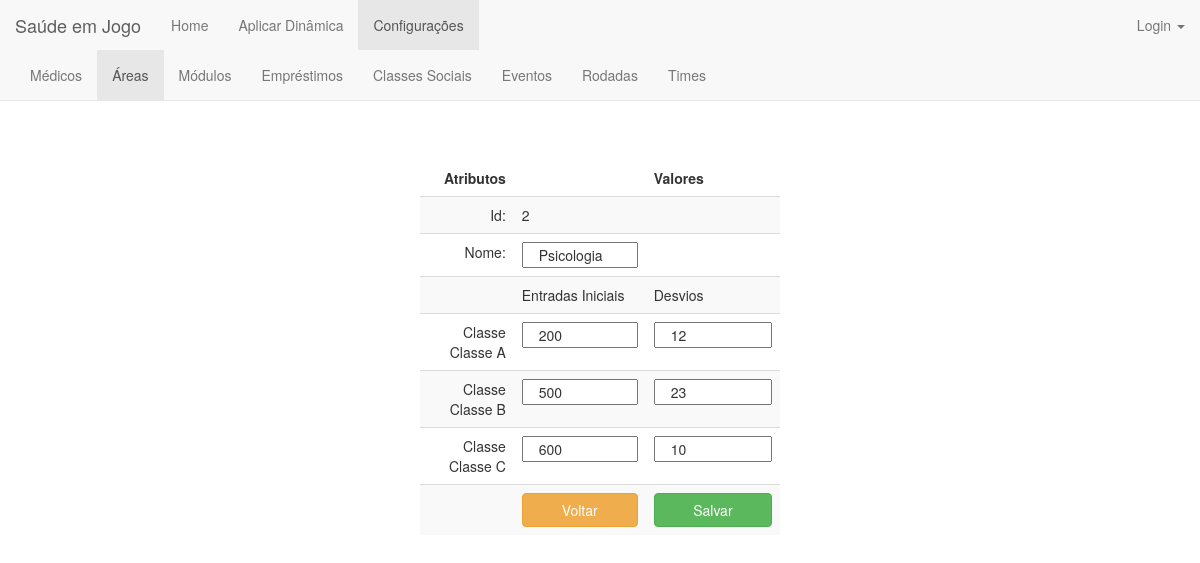
Screenshot of /area/edit/2/ with the database file from the repository.
### jogo/models.py (models this page shows, shortened)
class Area(models.Model):
    nome = models.CharField(max_length=200)

class Classe_Social(models.Model):
    classificacao = ((1, '1'), (2, '2'), (3, '3'))
    nome = models.CharField(max_length=200)
    preco_atendimento = models.FloatField(validators=[MinValueValidator(0.0)])
    nivel_especialidade = models.FloatField(validators=[MinValueValidator(0.0), MaxValueValidator(3.0)])
    nivel_tecnologia = models.FloatField(validators=[MinValueValidator(0.0), MaxValueValidator(3.0)])
    media_conforto = models.FloatField(validators=[MinValueValidator(0.0), MaxValueValidator(3.0)])
    velocidade_atendimento = models.FloatField(validators=[MinValueValidator(0.0), MaxValueValidator(3.0)])

class Area_Classe_Social(models.Model):
    area = models.ForeignKey(Area, on_delete=models.CASCADE)
    classe_social = models.ForeignKey(Classe_Social, on_delete=models.CASCADE)
    entrada = models.IntegerField(validators=[MinValueValidator(1)])
    desvios = models.IntegerField(validators=[MinValueValidator(0)])

### jogo/views.py (the view, shortened to what this page needs)
# urls.py: url(r'^area/edit/(?P<id>\d+)/$', views.area_edit, name='area_edit'),
def area_edit(request, id):
    area = get_object_or_404(Area, pk=id)
    form = Area_Form(instance=area)
    area_classe = Area_Classe_Social.objects.order_by('id')
    form_ac = []
    nomes = []
    for a in area_classe:
        if a.area_id == int(id):
            form_area_classesocial =  Area_Classe_Social_Form(instance=a)
            form_ac.append(form_area_classesocial)
    classes_sociais = Classe_Social.objects.order_by('id')
    for a in classes_sociais:
        nomes.append(a.nome)
    list = zip(form_ac, nomes)
    return render(request, 'area/area_edit.html', {'form': form, 'id': id, 'classes_sociais':classes_sociais,'list':list})

### jogo/forms.py
class Area_Form(forms.ModelForm):
    class Meta:
        model = Area
        fields = '__all__'
        widgets = {
            'nome': forms.TextInput(attrs={'class': 'col-xs-12'}),
        }
        error_messages = {
            'nome': {'max_length': "O campo Nome deve conter no máximo 200 caracteres.",
                     'required': "O campo Nome deve ser preenchido.",
                     },
        }

### jogo/templates/area/area_edit.html (shortened to what this page needs)
{% extends 'jogo/base_configuracoes.html' %}
{% block area %}class="active"{% endblock %}
{% block body %}
    <center><h1>Editar Área</h1></center><br>
<form action="." method="POST">{% csrf_token %}
    <div style="width: 30%; position: absolute; top:20%; bottom: 0; left: 0; right: 0; margin: 0 auto;">
        <table class="table table-striped" align="center">
            <thead>
            <tr>
                <td align="right"><b>Atributos</b></td>
                 <td></td>
                <td align="left"><b>Valores</b></td>
            </tr>
            </thead>
            <tbody>
             <tr>
                <td align="right">Id:</td>
                <td>{{id}}</td>
                 <td></td>
            </tr>
            <tr>
                <td align="right">Nome:</td>
                <td align="left">{{form.nome}}</td>
                <td></td>
            </tr>
            <tr>
                <td></td>
                <td align="left">Entradas Iniciais</td>
                <td align="left" >Desvios</td>
            </tr>
           {% for classe, nome in list%}
            <tr>
                <td align="right">Classe {{nome}} </td>
                <td align="right">{{classe.entrada}}</td>
                <td align="left">{{classe.desvios}}</td>
            </tr>
            {% endfor%}
            <tr>
                <td></td>
                <td align="right"><a  style="text-decoration:none;" href="{% url 'jogo:area_index' %}"><button type="button" class="btn btn-warning btn-block" >Voltar</button></a></td>
                <td align="left"><button type="submit" class="btn btn-success btn-block" >Salvar</button></td>
            </tr>
            </tbody>
        </table>
    </div>
</form>
{% endblock body %}

### rows the page displays
Area: nome "Psicologia"
Classe_Social: list "Classe A"
Area_Classe_Social: entrada "200", desvios "12"
Classe_Social: list "Classe B"
Area_Classe_Social: entrada "500", desvios "23"
Classe_Social: list "Classe C"
Area_Classe_Social: entrada "600", desvios "10"

### other values shown
{{ id }} "2"
